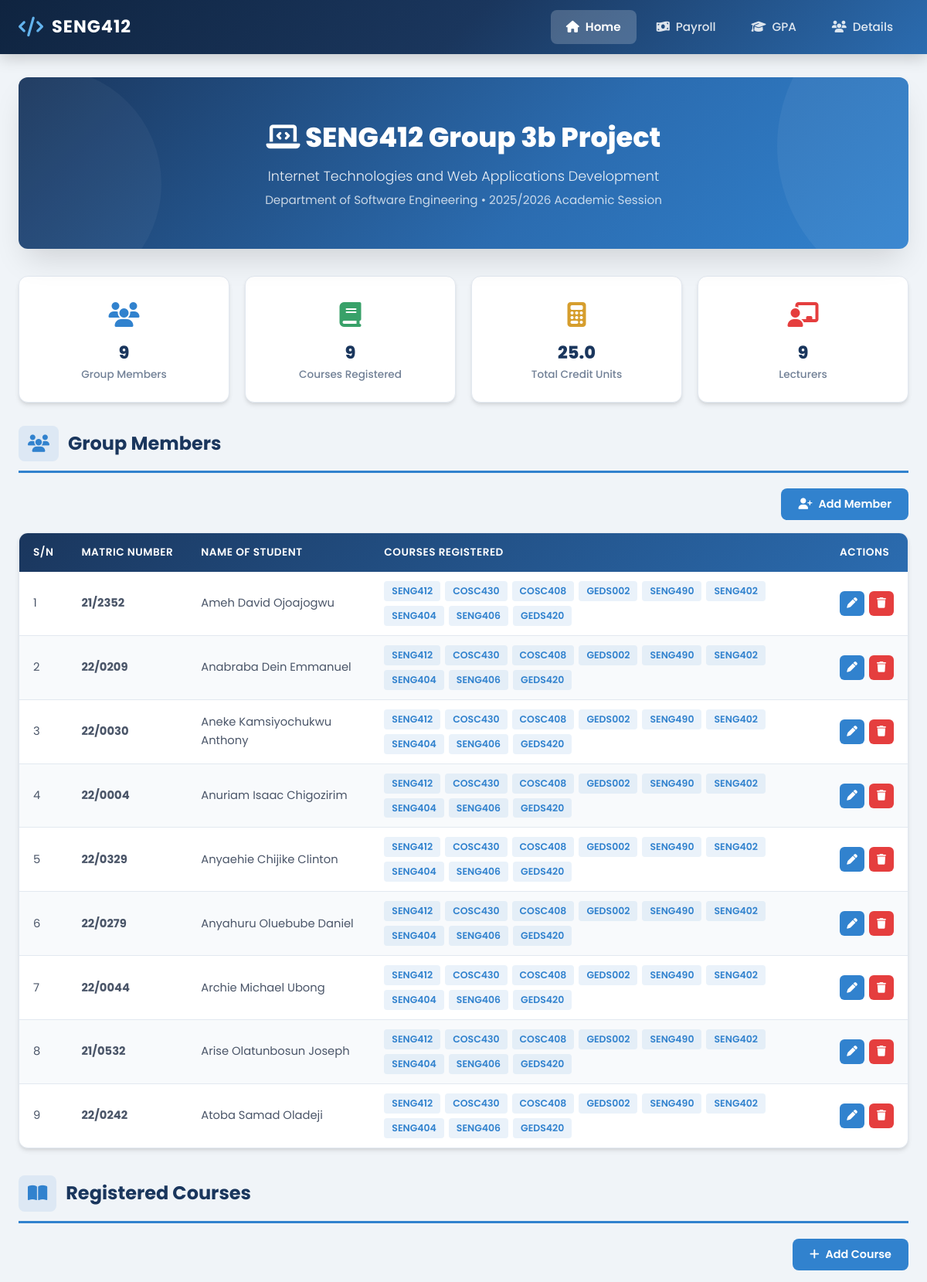
Before: / (upper part) with the older database file.
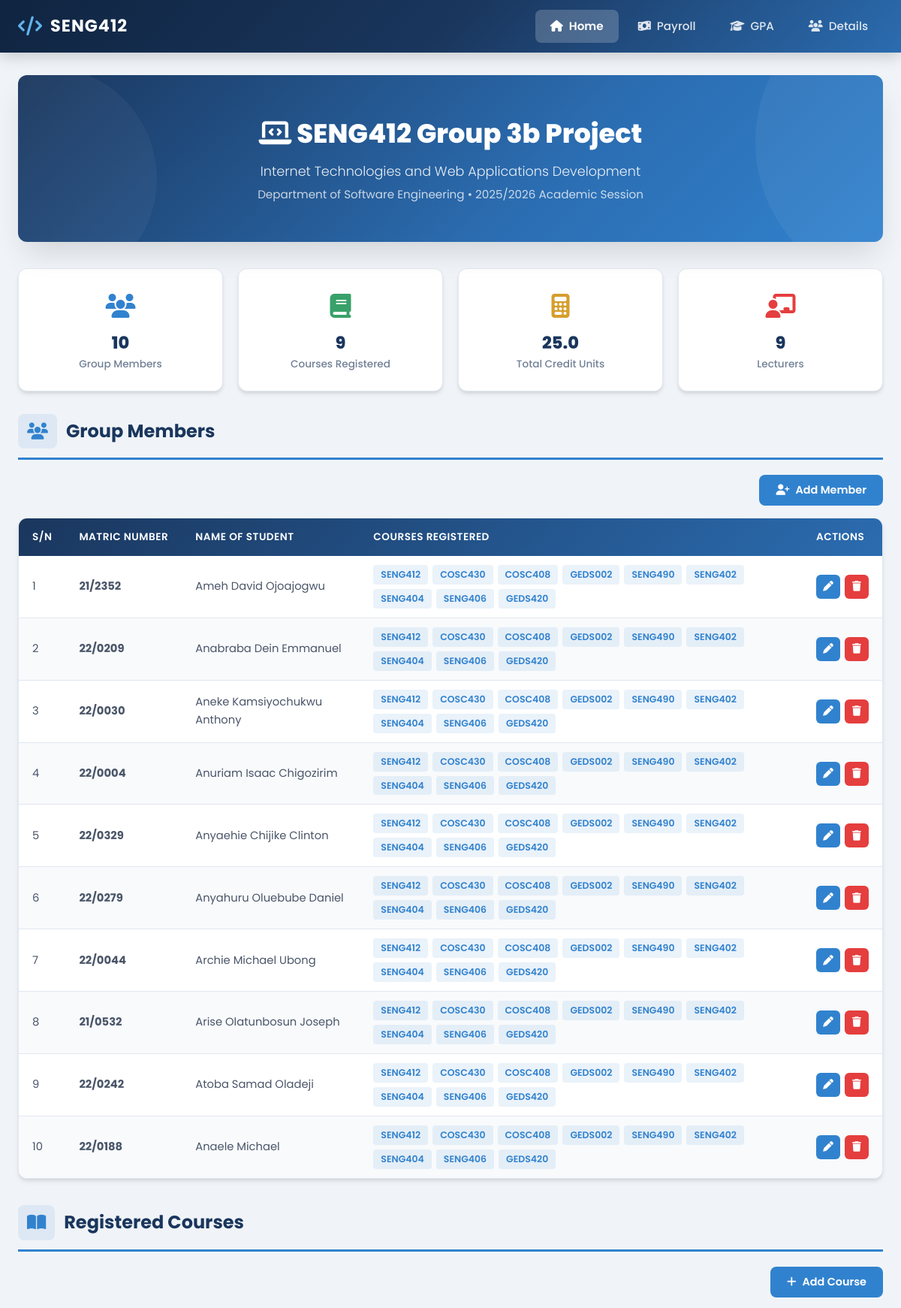
After: the same page with the newer database file.
### tables this page shows
CREATE TABLE members (
    id INT AUTO_INCREMENT PRIMARY KEY,
    matric_no VARCHAR(20) NOT NULL,
    full_name VARCHAR(100) NOT NULL,
    blood_group VARCHAR(5),
    state_of_origin VARCHAR(50),
    phone VARCHAR(20),
    hobbies TEXT
);

### index.php (the view, shortened to what this page needs)
<?php
include 'header.php';
include 'db.php';
$members = [];
$result = $conn->query("SELECT * FROM members ORDER BY id");
if ($result) {
    while ($row = $result->fetch_assoc()) {
        $members[] = $row;
    }
}
$courses = [];
$result = $conn->query("SELECT * FROM courses ORDER BY id");
if ($result) {
    while ($row = $result->fetch_assoc()) {
        $courses[] = $row;
    }
}
$courseCodes = array_column($courses, 'course_code');
?>
<section class="hero">
    <h1><i class="fas fa-laptop-code"></i> SENG412 Group 3b Project</h1>
    <p class="subtitle">Internet Technologies and Web Applications Development</p>
    <p class="dept">Department of Software Engineering &bull; 2025/2026 Academic Session</p>
</section>
<div class="stats-grid">
    <div class="stat-card">
        <div class="stat-icon blue"><i class="fas fa-users"></i></div>
        <div class="stat-value"><?= count($members) ?></div>
        <div class="stat-label">Group Members</div>
    </div>
    <div class="stat-card">
        <div class="stat-icon green"><i class="fas fa-book"></i></div>
        <div class="stat-value"><?= count($courses) ?></div>
        <div class="stat-label">Courses Registered</div>
    </div>
    <div class="stat-card">
        <div class="stat-icon orange"><i class="fas fa-calculator"></i></div>
        <div class="stat-value">
            <?php
                $totalUnits = 0;
                foreach ($courses as $c) { $totalUnits += $c['credit_units']; }
                echo number_format($totalUnits, 1);
            ?>
        </div>
        <div class="stat-label">Total Credit Units</div>
    </div>
    <div class="stat-card">
        <div class="stat-icon red"><i class="fas fa-chalkboard-teacher"></i></div>
        <div class="stat-value"><?= count($courses) ?></div>
        <div class="stat-label">Lecturers</div>
    </div>
</div>
<section class="section">
    <div class="section-header">
        <i class="fas fa-users"></i>
        <h2>Group Members</h2>
    </div>
    <div class="action-bar">
        <button class="btn btn-primary" onclick="openAddMember()">
            <i class="fas fa-user-plus"></i> Add Member
        </button>
    </div>
    <div class="table-wrapper">
        <table>
            <thead>
                <tr>
                    <th>S/N</th>
                    <th>Matric Number</th>
                    <th>Name of Student</th>
                    <th>Courses Registered</th>
                    <th>Actions</th>
                </tr>
            </thead>
            <tbody>
                <?php foreach ($members as $i => $m): ?>
                <tr>
                    <td><?= $i + 1 ?></td>
                    <td><strong><?= htmlspecialchars($m['matric_no']) ?></strong></td>
                    <td><?= htmlspecialchars($m['full_name']) ?></td>
                    <td>
                        <div class="course-tags">
                            <?php foreach ($courseCodes as $code): ?>
                                <span class="course-tag"><?= htmlspecialchars($code) ?></span>
                            <?php endforeach; ?>
                        </div>
                    </td>
                    <td>
                        <div class="table-actions">
                            <button class="btn btn-icon btn-primary" title="Edit" onclick="openEditMember(<?= $m['id'] ?>)">
                                <i class="fas fa-pen"></i>
                            </button>
                            <button class="btn btn-icon btn-danger" title="Delete" onclick="deleteMember(<?= $m['id'] ?>, '<?= htmlspecialchars(addslashes($m['full_name'])) ?>')">
                                <i class="fas fa-trash"></i>
                            </button>
                        </div>
                    </td>
                </tr>
                <?php endforeach; ?>
            </tbody>
        </table>
    </div>
</section>
<section class="section">
    <div class="section-header">
        <i class="fas fa-book-open"></i>
        <h2>Registered Courses</h2>
    </div>
    <div class="action-bar">
        <button class="btn btn-primary" onclick="openAddCourse()">
            <i class="fas fa-plus"></i> Add Course
        </button>
    </div>
</section>
<?php
include 'footer.php';
?>

### header.php (shortened to what this page needs)
<?php $currentPage = basename($_SERVER['PHP_SELF']); ?>
<!DOCTYPE html>
<html lang="en">
<head>
    <link rel="stylesheet" href="https://cdnjs.cloudflare.com/ajax/libs/font-awesome/6.5.0/css/all.min.css">
    <link rel="stylesheet" href="style.css">
</head>
<body>
    <nav class="navbar">
        <div class="nav-container">
            <a href="index.php" class="nav-brand">
                <i class="fas fa-code"></i>
                <span>SENG412</span>
            </a>
            <ul class="nav-links" id="navLinks">
                <li>
                    <a href="index.php" class="<?= $currentPage === 'index.php' ? 'active' : '' ?>">
                        <i class="fas fa-home"></i> Home
                    </a>
                </li>
                <li>
                    <a href="payroll.php" class="<?= $currentPage === 'payroll.php' ? 'active' : '' ?>">
                        <i class="fas fa-money-bill-wave"></i> Payroll
                    </a>
                </li>
                <li>
                    <a href="gpa.php" class="<?= $currentPage === 'gpa.php' ? 'active' : '' ?>">
                        <i class="fas fa-graduation-cap"></i> GPA
                    </a>
                </li>
                <li>
                    <a href="details.php" class="<?= $currentPage === 'details.php' ? 'active' : '' ?>">
                        <i class="fas fa-users"></i> Details
                    </a>
                </li>
            </ul>
        </div>
    </nav>
    <main class="main-content">

### footer.php (shortened to what this page needs)
    </main>
</body>
</html>

Changed rows visible on the page:
added members: matric_no "22/0188", full_name "Anaele Michael", code "SENG412", code "COSC430", code "COSC408", code "GEDS002", code "SENG490", code "SENG402", code "SENG404", code "SENG406", code "GEDS420"
Other visible differences:
count($members): "9" → "10"
